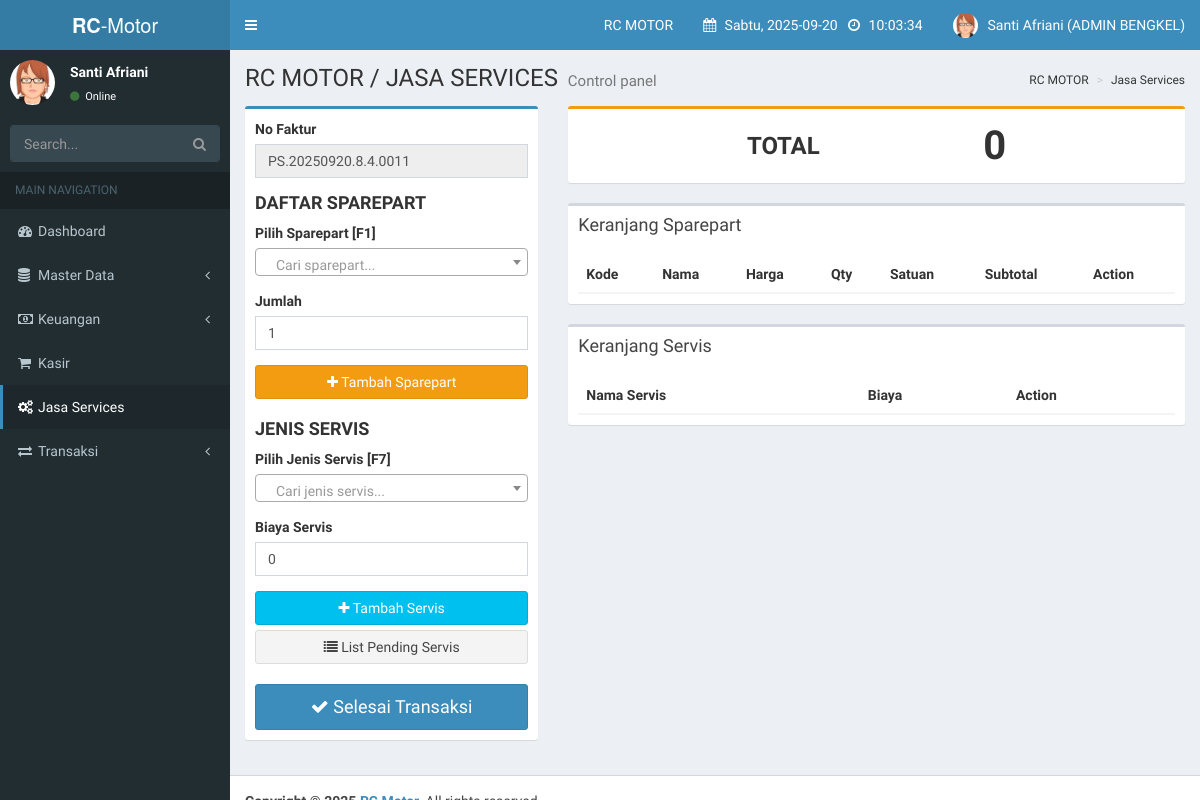
The page /index.php?page=jasa_services (signed in) on the database its author committed.
### tables this page shows
CREATE TABLE `users` (
  `id_user` int(11) NOT NULL AUTO_INCREMENT,
  `nama_lengkap` varchar(100) NOT NULL,
  `email` varchar(100) NOT NULL,
  `password` varchar(255) NOT NULL,
  `role` enum('super_user','owner_bengkel','admin_bengkel','teknisi') NOT NULL,
  `bengkel_id` int(11) DEFAULT NULL,
  `created_at` timestamp NOT NULL DEFAULT current_timestamp(),
  `updated_at` timestamp NOT NULL DEFAULT current_timestamp() ON UPDATE current_timestamp(),
  PRIMARY KEY (`id_user`),
  UNIQUE KEY `email` (`email`),
  KEY `bengkel_id` (`bengkel_id`),
  CONSTRAINT `users_ibfk_1` FOREIGN KEY (`bengkel_id`) REFERENCES `bengkels` (`id_bengkel`) ON DELETE SET NULL
);

CREATE TABLE `bengkels` (
  `id_bengkel` int(11) NOT NULL AUTO_INCREMENT,
  `nama_bengkel` varchar(100) NOT NULL,
  `alamat` text DEFAULT NULL,
  `telepon` varchar(20) DEFAULT NULL,
  `owner_id` int(11) DEFAULT NULL,
  `status` enum('aktif','non_aktif') NOT NULL DEFAULT 'aktif',
  `created_at` timestamp NOT NULL DEFAULT current_timestamp(),
  `updated_at` timestamp NOT NULL DEFAULT current_timestamp() ON UPDATE current_timestamp(),
  PRIMARY KEY (`id_bengkel`),
  KEY `fk_bengkels_owner` (`owner_id`),
  CONSTRAINT `fk_bengkels_owner` FOREIGN KEY (`owner_id`) REFERENCES `users` (`id_user`) ON DELETE SET NULL
);

### inc/functions.php (called while the page is built)
<?php
function get_user_role() {
    return $_SESSION['role'] ?? null;
}
?>

### pages/admin_bengkel/jasa_services.php (the view, shortened to what this page needs)
<?php
function generateNoFaktur($conn) {
    $id_user = $_SESSION['id_user'];
    $q_user = mysqli_query($conn, "SELECT bengkel_id FROM users WHERE id_user='$id_user' LIMIT 1");
    $d_user = mysqli_fetch_assoc($q_user);
    $id_bengkel = $d_user['bengkel_id'];
    $prefix = "PS." . date("Ymd") . "." . $id_user . "." . $id_bengkel;
    $today = date("Y-m-d");
    $q = mysqli_query($conn, "SELECT COUNT(*) as total
                              FROM transaksi
                              WHERE DATE(tanggal)='$today'
                              AND id_user='$id_user'
                              AND id_bengkel='$id_bengkel'");
    $row = mysqli_fetch_assoc($q);
    $no_urut = str_pad($row['total'] + 1, 4, "0", STR_PAD_LEFT);
    return $prefix . "." . $no_urut;
}
?>
<div class="row">
    <div class="col-md-4">
        <div class="box box-primary">
            <div class="box-body">
                <form id="form-transaksi" method="POST">
                    <div class="form-group">
                        <label>No Faktur</label>
                        <input type="text" class="form-control" name="no_faktur" value="<?php echo generateNoFaktur($conn); ?>" id = "noFakturText" readonly>
                    </div>
                    <h4><b>DAFTAR SPAREPART</b></h4>
                    <div class="form-group">
                        <label>Pilih Sparepart [F1]</label>
                    </div>
                    <div class="form-group">
                        <label>Jumlah</label>
                        <input type="number" class="form-control" id="jumlah-barang-input" value="1" min="1">
                    </div>
                    <button type="button" class="btn btn-warning btn-block" id="btn-add-sparepart"><i class="fa fa-plus"></i> Tambah Sparepart</button>
                    <h4 style="margin-top:20px;"><b>JENIS SERVIS</b></h4>
                    <div class="form-group">
                        <label>Pilih Jenis Servis [F7]</label>
                    </div>
                    <div class="form-group">
                        <label>Biaya Servis</label>
                        <input type="number" class="form-control" id="biaya-servis-input" value="0">
                    </div>
                    <button type="button" class="btn btn-info btn-block" id="btn-add-servis"><i class="fa fa-plus"></i> Tambah Servis</button>
                    <button type="button" class="btn btn-default btn-block" id="btn-list-servis"><i class="fa fa-list"></i> List Pending Servis</button>
                    <button type="button" class="btn btn-primary btn-block btn-lg" style="margin-top:20px;" data-toggle="modal" data-target="#modalSelesaiTransaksi">
                        <i class="fa fa-check"></i> Selesai Transaksi
                    </button>
                </form>
            </div>
        </div>
    </div>
    <div class="col-md-8">
        <div class="box box-warning">
            <div class="box-body" style="display: flex; justify-content: space-between; align-items: center; padding: 15px;">
                <h3 style="margin: 0; font-weight: bold;">TOTAL</h3>
                <h3 id="total-display" style="margin: 0; font-weight: bold; font-size: 40px;">0</h3>
            </div>
        </div>
        <div class="box">
            <div class="box-header"><h3 class="box-title">Keranjang Sparepart</h3></div>
            <div class="box-body table-responsive">
                <table class="table table-striped" id="table-sparepart">
                    <thead>
                        <tr>
                            <th>Kode</th>
                            <th>Nama</th>
                            <th>Harga</th>
                            <th>Qty</th>
                            <th>Satuan</th>
                            <th>Subtotal</th>
                            <th>Action</th>
                        </tr>
                    </thead>
                </table>
            </div>
        </div>
        <div class="box">
            <div class="box-header"><h3 class="box-title">Keranjang Servis</h3></div>
            <div class="box-body table-responsive">
                <table class="table table-striped" id="table-servis">
                    <thead>
                        <tr>
                            <th>Nama Servis</th>
                            <th>Biaya</th>
                            <th>Action</th>
                        </tr>
                    </thead>
                </table>
            </div>
        </div>
    </div>
</div>

### index.php (shortened to what this page needs)
<?php
include 'inc/koneksi.php';
require_once 'inc/functions.php';
$page = $_GET['page'] ?? 'default_page';
$breadcrumb = str_replace("_", " ", $page);
if (!isset($_SESSION['email']) || $_SESSION['email'] == "") {
    header("location:login.php");
    exit();
} else {
    $current_user_role = $_SESSION['role'];
    $query_data_users = mysqli_query($conn, "SELECT nama_lengkap, role, users.bengkel_id, bengkels.nama_bengkel FROM users join bengkels on users.bengkel_id = bengkels.id_bengkel WHERE email = '$_SESSION[email]'");
    $data_users = mysqli_fetch_array($query_data_users);
    $roletext = str_replace("_"," ", $data_users['role']);
    $nama_bengkel = htmlspecialchars($data_users['nama_bengkel']);
?>
<!DOCTYPE html>
<html>
<head>
    <link rel="stylesheet" href="bower_components/bootstrap/dist/css/bootstrap.min.css">
    <link rel="stylesheet" href="bower_components/font-awesome/css/font-awesome.min.css">
    <link rel="stylesheet" href="dist/css/AdminLTE.min.css">
    <link rel="stylesheet" href="dist/css/skins/_all-skins.min.css">
    <link rel="stylesheet" href="bower_components/morris.js/morris.css">
    <link rel="stylesheet" href="bower_components/jvectormap/jquery-jvectormap.css">
    <link rel="stylesheet" href="bower_components/bootstrap-datepicker/dist/css/bootstrap-datepicker.min.css">
    <link rel="stylesheet" href="bower_components/bootstrap-daterangepicker/daterangepicker.css">
    <link rel="stylesheet" href="plugins/bootstrap-wysihtml5/bootstrap3-wysihtml5.min.css">
    <link rel="stylesheet" type="text/css" href="plugins/datatable/datatables.css">
    <link href="https://cdn.jsdelivr.net/npm/select2@4.1.0-rc.0/dist/css/select2.min.css" rel="stylesheet" />
</head>
<body class="hold-transition skin-blue sidebar-mini">
<div class="wrapper">
    <header class="main-header">
        <a href="#" class="logo">
            <span class="logo-lg"><b>RC</b>-Motor</span>
        </a>
        <nav class="navbar navbar-static-top">
            <a href="#" class="sidebar-toggle" data-toggle="push-menu" role="button">
            </a>
            <div class="navbar-custom-menu">
                <ul class="nav navbar-nav">
                    <li class="dropdown user tasks-menu">
                        <a href="#" class="dropdown-toggle" data-toggle="dropdown">
                            <?= $nama_bengkel; ?>
                        </a>
                    </li>
                    <li class="dropdown user tasks-menu">
                        <a href="#" class="dropdown-toggle" data-toggle="dropdown">
                            <i class="fa fa-calendar" aria-hidden="true"></i>
                            <span class="" id="tanggal">
                                <?php
                                    function hari_ini(){
                                        $hari = date ("D");
                                        switch($hari){
                                            case 'Sat':
                                                $hari_ini = "Sabtu";
                                            break;
                                        }
                                        return $hari_ini;
                                    }
                                ?>
                                <?= hari_ini().', '.date("Y-m-d"); ?>
                            </span>
                            <i class="fa fa-clock-o" aria-hidden="true"></i>
                            <span class="" id="jam">
                            </span>
                        </a>
                    </li>
                    <li class="dropdown user user-menu">
                        <a href="#" class="dropdown-toggle" data-toggle="dropdown">
                            <img src="dist/img/avatar3.png" class="user-image" alt="User Image">
                            <span class="hidden-xs"><?= $data_users['nama_lengkap']; ?> (<?= strtoupper($roletext); ?>)</span>
                        </a>
                    </li>
                </ul>
            </div>
        </nav>
    </header>
    <aside class="main-sidebar">
        <section class="sidebar">
            <div class="user-panel">
                <div class="pull-left image">
                    <img src="dist/img/avatar3.png" class="img-circle" alt="User Image">
                </div>
                <div class="pull-left info">
                    <p><?= $data_users['nama_lengkap']; ?></p>
                    <a href="#"><i class="fa fa-circle text-success"></i> Online</a>
                </div>
            </div>
            <form action="#" method="get" class="sidebar-form">
                <div class="input-group">
                    <input type="text" name="q" class="form-control" placeholder="Search...">
                    <span class="input-group-btn">
                        <button type="submit" name="search" id="search-btn" class="btn btn-flat"><i class="fa fa-search"></i>
                        </button>
                    </span>
                </div>
            </form>
            <?php
            $page = $_GET['page'] ?? 'dashboard';
            ?>
            <ul class="sidebar-menu" data-widget="tree">
                <li class="header">MAIN NAVIGATION</li>
                <li class="<?php echo ($page === 'dashboard') ? 'active' : ''; ?>">
                    <a href="?page=dashboard">
                        <i class="fa fa-dashboard"></i><span>Dashboard</span>
                    </a>
                </li>
                <?php if (get_user_role() === 'admin_bengkel'): ?>
                <li class="treeview <?php echo (in_array($page, ['sparepart', 'barcode', 'supplier', 'pelanggan', 'teknisi', 'jenis_services', 'merk', 'sub_merk', 'stok_opname', 'history_stok_masuk', 'history_stok_keluar'])) ? 'active menu-open' : ''; ?>">
                    <a href="#">
                        <i class="fa fa-database"></i><span>Master Data</span>
                        <span class="pull-right-container">
                            <i class="fa fa-angle-left pull-right"></i>
                        </span>
                    </a>
                </li>
                <li class="treeview <?php echo (in_array($page, ['asset', 'modal', 'biaya'])) ? 'active menu-open' : ''; ?>">
                    <a href="#">
                        <i class="fa fa-money"></i><span>Keuangan</span>
                        <span class="pull-right-container">
                            <i class="fa fa-angle-left pull-right"></i>
                        </span>
                    </a>
                </li>
                <li class="<?php echo ($page === 'kasir') ? 'active' : ''; ?>">
                    <a href="?page=kasir">
                        <i class="fa fa-shopping-cart"></i><span>Kasir</span>
                    </a>
                </li>
                <li class="<?php echo ($page === 'jasa_services') ? 'active' : ''; ?>">
                    <a href="?page=jasa_services">
                        <i class="fa fa-cogs"></i><span>Jasa Services</span>
                    </a>
                </li>
                <li class="treeview <?php echo (in_array($page, ['penjualan', 'jasa_services_report', 'pembelian', 'piutang', 'hutang', 'return_penjualan', 'return_pembelian'])) ? 'active menu-open' : ''; ?>">
                    <a href="#">
                        <i class="fa fa-exchange"></i><span>Transaksi</span>
                        <span class="pull-right-container">
                            <i class="fa fa-angle-left pull-right"></i>
                        </span>
                    </a>
                </li>
                <?php endif; ?>
            </ul>
        </section>
    </aside>
    <div class="content-wrapper">
        <section class="content-header">
            <h1>
                RC MOTOR / <?= strtoupper($breadcrumb ?? 'DASHBOARD'); ?>
                <small>Control panel</small>
            </h1>
            <ol class="breadcrumb">
                <li>RC MOTOR</li>
                <li class="text-capitalize"><?= $breadcrumb ?? 'Tidak Tersedia'; ?></li>
            </ol>
        </section>
        <section class="content">
            <?php
            $page = $_GET['page'] ?? 'dashboard';
            $halaman = str_replace(" ", "_", $page);
            $folder = '';
            if ($current_user_role == 'super_user') {
                $folder = 'super_user/';
            } else if ($current_user_role == 'admin_bengkel') {
                $folder = 'admin_bengkel/';
            } else if ($current_user_role == 'owner_bengkel') {
                $folder = 'owner_bengkel/';
            } else {
                $folder = '';
            }
            $halaman2 = "pages/".$folder. $halaman . ".php";
            if (file_exists($halaman2)) {
                include $halaman2;
            } else {
                echo "<div class='alert alert-danger'>Halaman <strong>" . htmlspecialchars($page) . "</strong> Tidak ditemukan atau tidak ada akses untuk peran ini.</div>";
            }
            ?>
        </section>
        </div>
    <footer class="main-footer">
        <strong>Copyright &copy; 2025 <a href=""> RC Motor</a>.</strong> All rights
    </footer>
</div>
</body>
</html>
<?php
}
?>

### rows shown on the page
users: bengkel.nama_bengkel "RC MOTOR", nama_lengkap "Santi Afriani", role "ADMIN BENGKEL"

### other values the page prints
hari_ini() "Sabtu"
$breadcrumb "JASA SERVICES"
$breadcrumb "Jasa Services"
